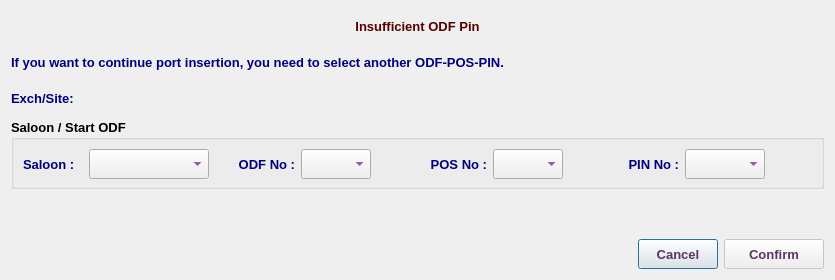
<?xml version="1.0" encoding="UTF-8"?>
<ui version="4.0">
 <class>OdfPinRequestDialog</class>
 <widget class="QDialog" name="OdfPinRequestDialog">
  <property name="geometry">
   <rect>
    <x>0</x>
    <y>0</y>
    <width>835</width>
    <height>280</height>
   </rect>
  </property>
  <property name="minimumSize">
   <size>
    <width>835</width>
    <height>280</height>
   </size>
  </property>
  <property name="maximumSize">
   <size>
    <width>836</width>
    <height>281</height>
   </size>
  </property>
  <property name="font">
   <font>
    <family>Tahoma</family>
    <pointsize>10</pointsize>
   </font>
  </property>
  <property name="windowTitle">
   <string>ODF Pin Request</string>
  </property>
  <property name="windowIcon">
   <iconset resource="../../../../image.qrc">
    <normaloff>:/Image/fiber.png</normaloff>:/Image/fiber.png</iconset>
  </property>
  <layout class="QVBoxLayout" name="verticalLayout">
   <item>
    <layout class="QHBoxLayout" name="horizontalLayout_3">
     <item>
      <widget class="QLabel" name="label">
       <property name="minimumSize">
        <size>
         <width>0</width>
         <height>30</height>
        </size>
       </property>
       <property name="maximumSize">
        <size>
         <width>16777215</width>
         <height>30</height>
        </size>
       </property>
       <property name="font">
        <font>
         <family>Tahoma</family>
         <pointsize>10</pointsize>
         <weight>75</weight>
         <bold>true</bold>
        </font>
       </property>
       <property name="styleSheet">
        <string notr="true">color: rgb(85, 0, 0);</string>
       </property>
       <property name="text">
        <string>Insufficient ODF Pin</string>
       </property>
       <property name="alignment">
        <set>Qt::AlignCenter</set>
       </property>
      </widget>
     </item>
    </layout>
   </item>
   <item>
    <layout class="QHBoxLayout" name="horizontalLayout_4">
     <item>
      <widget class="QLabel" name="label_2">
       <property name="minimumSize">
        <size>
         <width>0</width>
         <height>30</height>
        </size>
       </property>
       <property name="maximumSize">
        <size>
         <width>16777215</width>
         <height>30</height>
        </size>
       </property>
       <property name="font">
        <font>
         <family>Tahoma</family>
         <pointsize>10</pointsize>
         <weight>75</weight>
         <bold>true</bold>
        </font>
       </property>
       <property name="styleSheet">
        <string notr="true">color: rgb(0, 0, 127);</string>
       </property>
       <property name="text">
        <string>If you want to continue port insertion, you need to select another ODF-POS-PIN.</string>
       </property>
      </widget>
     </item>
    </layout>
   </item>
   <item>
    <layout class="QHBoxLayout" name="horizontalLayout_2">
     <item>
      <widget class="QLabel" name="label_5">
       <property name="minimumSize">
        <size>
         <width>110</width>
         <height>30</height>
        </size>
       </property>
       <property name="maximumSize">
        <size>
         <width>110</width>
         <height>30</height>
        </size>
       </property>
       <property name="font">
        <font>
         <family>Tahoma</family>
         <pointsize>10</pointsize>
         <weight>75</weight>
         <bold>true</bold>
        </font>
       </property>
       <property name="styleSheet">
        <string notr="true">color: rgb(0, 0, 127);</string>
       </property>
       <property name="text">
        <string>Exch/Site:</string>
       </property>
       <property name="alignment">
        <set>Qt::AlignLeading|Qt::AlignLeft|Qt::AlignVCenter</set>
       </property>
      </widget>
     </item>
     <item>
      <widget class="QLabel" name="exchLbl">
       <property name="sizePolicy">
        <sizepolicy hsizetype="Expanding" vsizetype="Preferred">
         <horstretch>0</horstretch>
         <verstretch>0</verstretch>
        </sizepolicy>
       </property>
       <property name="minimumSize">
        <size>
         <width>700</width>
         <height>30</height>
        </size>
       </property>
       <property name="maximumSize">
        <size>
         <width>700</width>
         <height>30</height>
        </size>
       </property>
       <property name="font">
        <font>
         <family>Tahoma</family>
         <pointsize>10</pointsize>
         <weight>75</weight>
         <bold>true</bold>
        </font>
       </property>
       <property name="styleSheet">
        <string notr="true">color: rgb(85, 0, 127);</string>
       </property>
       <property name="text">
        <string/>
       </property>
       <property name="alignment">
        <set>Qt::AlignLeading|Qt::AlignLeft|Qt::AlignVCenter</set>
       </property>
      </widget>
     </item>
    </layout>
   </item>
   <item>
    <widget class="QGroupBox" name="odfGB">
     <property name="minimumSize">
      <size>
       <width>730</width>
       <height>70</height>
      </size>
     </property>
     <property name="maximumSize">
      <size>
       <width>1000</width>
       <height>70</height>
      </size>
     </property>
     <property name="font">
      <font>
       <family>Tahoma</family>
       <pointsize>10</pointsize>
       <weight>75</weight>
       <bold>true</bold>
      </font>
     </property>
     <property name="styleSheet">
      <string notr="true"/>
     </property>
     <property name="title">
      <string>Saloon / Start ODF</string>
     </property>
     <layout class="QHBoxLayout" name="horizontalLayout">
      <item>
       <widget class="QLabel" name="label_27">
        <property name="minimumSize">
         <size>
          <width>60</width>
          <height>30</height>
         </size>
        </property>
        <property name="maximumSize">
         <size>
          <width>60</width>
          <height>30</height>
         </size>
        </property>
        <property name="font">
         <font>
          <family>Tahoma</family>
          <pointsize>10</pointsize>
          <weight>75</weight>
          <bold>true</bold>
         </font>
        </property>
        <property name="styleSheet">
         <string notr="true">color: rgb(0, 0, 127);</string>
        </property>
        <property name="text">
         <string>Saloon :</string>
        </property>
       </widget>
      </item>
      <item>
       <widget class="QComboBox" name="odfSaloonCB">
        <property name="sizePolicy">
         <sizepolicy hsizetype="Preferred" vsizetype="Preferred">
          <horstretch>0</horstretch>
          <verstretch>0</verstretch>
         </sizepolicy>
        </property>
        <property name="minimumSize">
         <size>
          <width>120</width>
          <height>30</height>
         </size>
        </property>
        <property name="maximumSize">
         <size>
          <width>120</width>
          <height>30</height>
         </size>
        </property>
        <property name="font">
         <font>
          <family>Tahoma</family>
          <pointsize>10</pointsize>
          <weight>75</weight>
          <bold>true</bold>
         </font>
        </property>
        <property name="styleSheet">
         <string notr="true">color: rgb(85, 0, 127);</string>
        </property>
       </widget>
      </item>
      <item>
       <widget class="QLabel" name="label_4">
        <property name="minimumSize">
         <size>
          <width>80</width>
          <height>30</height>
         </size>
        </property>
        <property name="maximumSize">
         <size>
          <width>80</width>
          <height>30</height>
         </size>
        </property>
        <property name="font">
         <font>
          <family>Tahoma</family>
          <pointsize>10</pointsize>
          <weight>75</weight>
          <bold>true</bold>
         </font>
        </property>
        <property name="styleSheet">
         <string notr="true">color: rgb(0, 0, 127);</string>
        </property>
        <property name="text">
         <string>ODF No :</string>
        </property>
        <property name="alignment">
         <set>Qt::AlignRight|Qt::AlignTrailing|Qt::AlignVCenter</set>
        </property>
       </widget>
      </item>
      <item>
       <widget class="QComboBox" name="odfCB">
        <property name="sizePolicy">
         <sizepolicy hsizetype="Preferred" vsizetype="Preferred">
          <horstretch>0</horstretch>
          <verstretch>0</verstretch>
         </sizepolicy>
        </property>
        <property name="minimumSize">
         <size>
          <width>70</width>
          <height>30</height>
         </size>
        </property>
        <property name="maximumSize">
         <size>
          <width>70</width>
          <height>30</height>
         </size>
        </property>
        <property name="font">
         <font>
          <family>Tahoma</family>
          <pointsize>10</pointsize>
          <weight>75</weight>
          <bold>true</bold>
         </font>
        </property>
        <property name="styleSheet">
         <string notr="true">color: rgb(85, 0, 127);</string>
        </property>
       </widget>
      </item>
      <item>
       <widget class="QLabel" name="label_10">
        <property name="minimumSize">
         <size>
          <width>110</width>
          <height>30</height>
         </size>
        </property>
        <property name="maximumSize">
         <size>
          <width>110</width>
          <height>30</height>
         </size>
        </property>
        <property name="font">
         <font>
          <family>Tahoma</family>
          <pointsize>10</pointsize>
          <weight>75</weight>
          <bold>true</bold>
         </font>
        </property>
        <property name="styleSheet">
         <string notr="true">color: rgb(0, 0, 127);</string>
        </property>
        <property name="text">
         <string>POS No :</string>
        </property>
        <property name="alignment">
         <set>Qt::AlignRight|Qt::AlignTrailing|Qt::AlignVCenter</set>
        </property>
       </widget>
      </item>
      <item>
       <widget class="QComboBox" name="posCB">
        <property name="sizePolicy">
         <sizepolicy hsizetype="Preferred" vsizetype="Preferred">
          <horstretch>0</horstretch>
          <verstretch>0</verstretch>
         </sizepolicy>
        </property>
        <property name="minimumSize">
         <size>
          <width>70</width>
          <height>30</height>
         </size>
        </property>
        <property name="maximumSize">
         <size>
          <width>70</width>
          <height>30</height>
         </size>
        </property>
        <property name="font">
         <font>
          <family>Tahoma</family>
          <pointsize>10</pointsize>
          <weight>75</weight>
          <bold>true</bold>
         </font>
        </property>
        <property name="styleSheet">
         <string notr="true">color: rgb(85, 0, 127);</string>
        </property>
       </widget>
      </item>
      <item>
       <widget class="QLabel" name="label_28">
        <property name="minimumSize">
         <size>
          <width>110</width>
          <height>30</height>
         </size>
        </property>
        <property name="maximumSize">
         <size>
          <width>110</width>
          <height>30</height>
         </size>
        </property>
        <property name="font">
         <font>
          <family>Tahoma</family>
          <pointsize>10</pointsize>
          <weight>75</weight>
          <bold>true</bold>
         </font>
        </property>
        <property name="styleSheet">
         <string notr="true">color: rgb(0, 0, 127);</string>
        </property>
        <property name="text">
         <string>PIN No :</string>
        </property>
        <property name="alignment">
         <set>Qt::AlignRight|Qt::AlignTrailing|Qt::AlignVCenter</set>
        </property>
       </widget>
      </item>
      <item>
       <widget class="QComboBox" name="pinCB">
        <property name="sizePolicy">
         <sizepolicy hsizetype="Preferred" vsizetype="Preferred">
          <horstretch>0</horstretch>
          <verstretch>0</verstretch>
         </sizepolicy>
        </property>
        <property name="minimumSize">
         <size>
          <width>80</width>
          <height>30</height>
         </size>
        </property>
        <property name="maximumSize">
         <size>
          <width>80</width>
          <height>30</height>
         </size>
        </property>
        <property name="font">
         <font>
          <family>Tahoma</family>
          <pointsize>10</pointsize>
          <weight>75</weight>
          <bold>true</bold>
         </font>
        </property>
        <property name="styleSheet">
         <string notr="true">color: rgb(85, 0, 127);</string>
        </property>
       </widget>
      </item>
      <item>
       <spacer name="horizontalSpacer_5">
        <property name="font">
         <font>
          <family>Tahoma</family>
          <pointsize>10</pointsize>
         </font>
        </property>
        <property name="orientation">
         <enum>Qt::Horizontal</enum>
        </property>
        <property name="sizeHint" stdset="0">
         <size>
          <width>40</width>
          <height>20</height>
         </size>
        </property>
       </spacer>
      </item>
     </layout>
    </widget>
   </item>
   <item>
    <spacer name="verticalSpacer">
     <property name="font">
      <font>
       <family>Tahoma</family>
       <pointsize>10</pointsize>
      </font>
     </property>
     <property name="orientation">
      <enum>Qt::Vertical</enum>
     </property>
     <property name="sizeHint" stdset="0">
      <size>
       <width>20</width>
       <height>40</height>
      </size>
     </property>
    </spacer>
   </item>
   <item>
    <layout class="QHBoxLayout" name="horizontalLayout_5">
     <item>
      <spacer name="horizontalSpacer_4">
       <property name="font">
        <font>
         <family>Tahoma</family>
         <pointsize>10</pointsize>
        </font>
       </property>
       <property name="orientation">
        <enum>Qt::Horizontal</enum>
       </property>
       <property name="sizeHint" stdset="0">
        <size>
         <width>40</width>
         <height>20</height>
        </size>
       </property>
      </spacer>
     </item>
     <item>
      <widget class="QPushButton" name="cancelBtn">
       <property name="sizePolicy">
        <sizepolicy hsizetype="Preferred" vsizetype="Preferred">
         <horstretch>0</horstretch>
         <verstretch>0</verstretch>
        </sizepolicy>
       </property>
       <property name="minimumSize">
        <size>
         <width>50</width>
         <height>30</height>
        </size>
       </property>
       <property name="maximumSize">
        <size>
         <width>200</width>
         <height>30</height>
        </size>
       </property>
       <property name="font">
        <font>
         <family>Tahoma</family>
         <pointsize>10</pointsize>
         <weight>75</weight>
         <bold>true</bold>
        </font>
       </property>
       <property name="styleSheet">
        <string notr="true">color: rgb(92, 53, 102);</string>
       </property>
       <property name="text">
        <string>Cancel</string>
       </property>
      </widget>
     </item>
     <item>
      <widget class="QPushButton" name="okBtn">
       <property name="enabled">
        <bool>false</bool>
       </property>
       <property name="sizePolicy">
        <sizepolicy hsizetype="Preferred" vsizetype="Preferred">
         <horstretch>0</horstretch>
         <verstretch>0</verstretch>
        </sizepolicy>
       </property>
       <property name="minimumSize">
        <size>
         <width>100</width>
         <height>30</height>
        </size>
       </property>
       <property name="maximumSize">
        <size>
         <width>200</width>
         <height>30</height>
        </size>
       </property>
       <property name="font">
        <font>
         <family>Tahoma</family>
         <pointsize>10</pointsize>
         <weight>75</weight>
         <bold>true</bold>
        </font>
       </property>
       <property name="styleSheet">
        <string notr="true">color: rgb(92, 53, 102);</string>
       </property>
       <property name="text">
        <string>Confirm</string>
       </property>
       <property name="icon">
        <iconset resource="../../../../image.qrc">
         <normaloff>:/Image/Done.png</normaloff>:/Image/Done.png</iconset>
       </property>
       <property name="iconSize">
        <size>
         <width>20</width>
         <height>20</height>
        </size>
       </property>
      </widget>
     </item>
    </layout>
   </item>
  </layout>
 </widget>
 <tabstops>
  <tabstop>odfSaloonCB</tabstop>
  <tabstop>odfCB</tabstop>
  <tabstop>posCB</tabstop>
  <tabstop>pinCB</tabstop>
  <tabstop>okBtn</tabstop>
  <tabstop>cancelBtn</tabstop>
 </tabstops>
 <resources>
  <include location="../../../../image.qrc"/>
 </resources>
 <connections/>
</ui>
